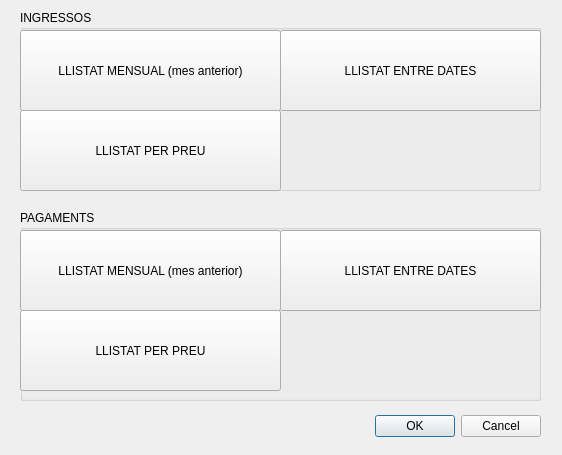
<?xml version="1.0" encoding="UTF-8"?>
<ui version="4.0">
 <class>Dialog</class>
 <widget class="QDialog" name="Dialog">
  <property name="geometry">
   <rect>
    <x>0</x>
    <y>0</y>
    <width>562</width>
    <height>455</height>
   </rect>
  </property>
  <property name="windowTitle">
   <string>Llistats</string>
  </property>
  <widget class="QDialogButtonBox" name="buttonBox">
   <property name="geometry">
    <rect>
     <x>310</x>
     <y>410</y>
     <width>231</width>
     <height>32</height>
    </rect>
   </property>
   <property name="orientation">
    <enum>Qt::Horizontal</enum>
   </property>
   <property name="standardButtons">
    <set>QDialogButtonBox::Cancel|QDialogButtonBox::Ok</set>
   </property>
  </widget>
  <widget class="QGroupBox" name="groupBox">
   <property name="geometry">
    <rect>
     <x>20</x>
     <y>10</y>
     <width>521</width>
     <height>181</height>
    </rect>
   </property>
   <property name="title">
    <string>INGRESSOS</string>
   </property>
   <widget class="QPushButton" name="btn_sells_monthly">
    <property name="geometry">
     <rect>
      <x>0</x>
      <y>20</y>
      <width>261</width>
      <height>81</height>
     </rect>
    </property>
    <property name="styleSheet">
     <string notr="true"/>
    </property>
    <property name="text">
     <string>LLISTAT MENSUAL (mes anterior)</string>
    </property>
   </widget>
   <widget class="QPushButton" name="btn_sells_dates">
    <property name="geometry">
     <rect>
      <x>260</x>
      <y>20</y>
      <width>261</width>
      <height>81</height>
     </rect>
    </property>
    <property name="styleSheet">
     <string notr="true"/>
    </property>
    <property name="text">
     <string>LLISTAT ENTRE DATES</string>
    </property>
   </widget>
   <widget class="QPushButton" name="btn_sells_price">
    <property name="geometry">
     <rect>
      <x>0</x>
      <y>100</y>
      <width>261</width>
      <height>81</height>
     </rect>
    </property>
    <property name="styleSheet">
     <string notr="true"/>
    </property>
    <property name="text">
     <string>LLISTAT PER PREU</string>
    </property>
   </widget>
  </widget>
  <widget class="QGroupBox" name="groupBox_2">
   <property name="geometry">
    <rect>
     <x>20</x>
     <y>210</y>
     <width>521</width>
     <height>191</height>
    </rect>
   </property>
   <property name="title">
    <string>PAGAMENTS</string>
   </property>
   <widget class="QPushButton" name="btn_payments_monthly">
    <property name="geometry">
     <rect>
      <x>0</x>
      <y>20</y>
      <width>261</width>
      <height>81</height>
     </rect>
    </property>
    <property name="styleSheet">
     <string notr="true"/>
    </property>
    <property name="text">
     <string>LLISTAT MENSUAL (mes anterior)</string>
    </property>
   </widget>
   <widget class="QPushButton" name="btn_payments_dates">
    <property name="geometry">
     <rect>
      <x>260</x>
      <y>20</y>
      <width>261</width>
      <height>81</height>
     </rect>
    </property>
    <property name="styleSheet">
     <string notr="true"/>
    </property>
    <property name="text">
     <string>LLISTAT ENTRE DATES</string>
    </property>
   </widget>
   <widget class="QPushButton" name="btn_payments_price">
    <property name="geometry">
     <rect>
      <x>0</x>
      <y>100</y>
      <width>261</width>
      <height>81</height>
     </rect>
    </property>
    <property name="styleSheet">
     <string notr="true"/>
    </property>
    <property name="text">
     <string>LLISTAT PER PREU</string>
    </property>
   </widget>
  </widget>
 </widget>
 <resources/>
 <connections>
  <connection>
   <sender>buttonBox</sender>
   <signal>accepted()</signal>
   <receiver>Dialog</receiver>
   <slot>accept()</slot>
   <hints>
    <hint type="sourcelabel">
     <x>248</x>
     <y>254</y>
    </hint>
    <hint type="destinationlabel">
     <x>157</x>
     <y>274</y>
    </hint>
   </hints>
  </connection>
  <connection>
   <sender>buttonBox</sender>
   <signal>rejected()</signal>
   <receiver>Dialog</receiver>
   <slot>reject()</slot>
   <hints>
    <hint type="sourcelabel">
     <x>316</x>
     <y>260</y>
    </hint>
    <hint type="destinationlabel">
     <x>286</x>
     <y>274</y>
    </hint>
   </hints>
  </connection>
 </connections>
</ui>
